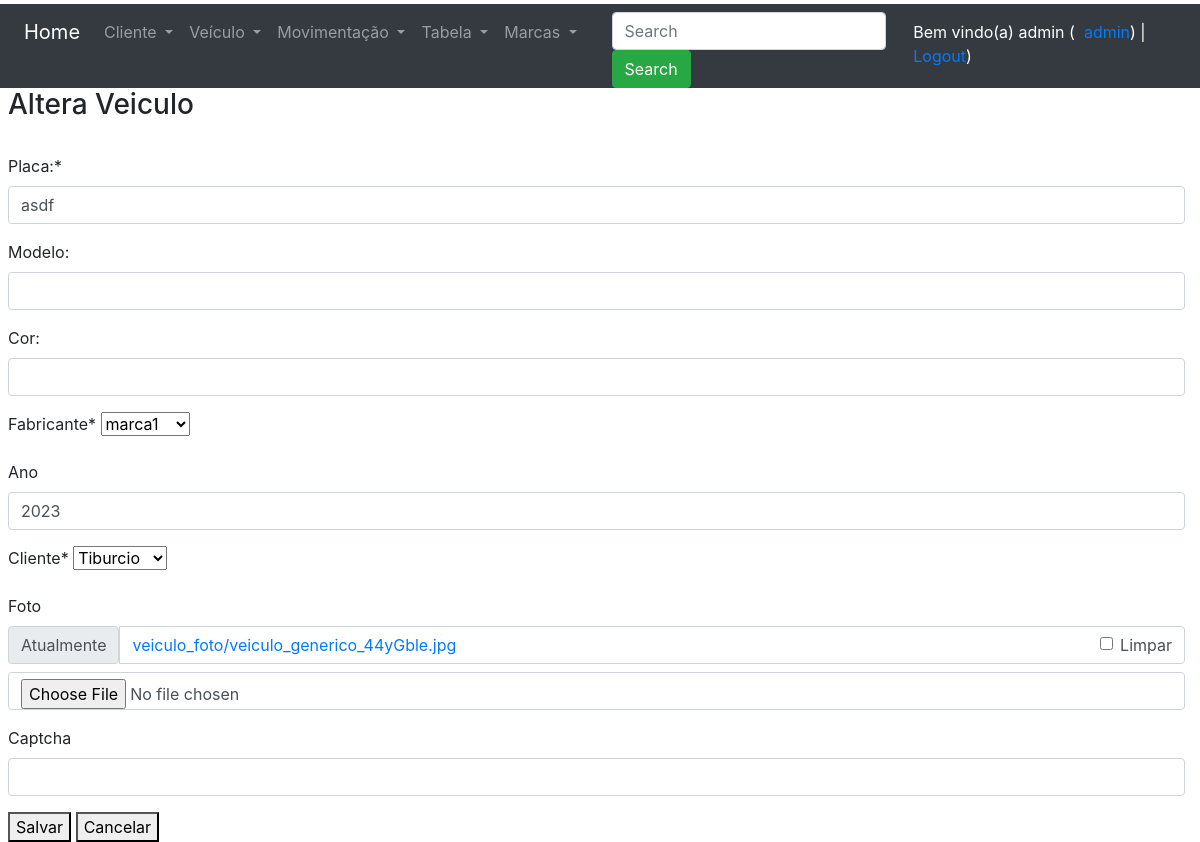
/altera_veiculo/5/ (signed in), run on the app's committed database.
### core/models.py (models this page shows, shortened)
class Veiculo(models.Model):
    placa = models.CharField(max_length=8, verbose_name='Placa:')
    modelo = models.CharField(max_length=30, blank=True, null=True, verbose_name='Modelo:')
    cor = models.CharField(max_length=50, blank=True, null=True, verbose_name='Cor:')
    marca_id = models.ForeignKey(Marca, on_delete=models.CASCADE, verbose_name='Fabricante')
    ano = models.IntegerField(default=2023, blank=True, null=True, verbose_name='Ano')
    Cliente_id = models.ForeignKey(Cliente, on_delete=models.CASCADE, verbose_name='Cliente')
    foto = models.ImageField(upload_to='veiculo_foto', blank=True, null=True, verbose_name='Foto')
    class Meta:
        verbose_name_plural = 'Veículos'

### core/views.py (the view)
# urls.py: path('altera_veiculo/<int:id>/', altera_veiculo, name='url_altera_veiculo'),
@login_required()
def altera_veiculo(request, id):
    if request.user.is_staff:
        obj2 = Veiculo.objects.get(id=id)
        form = FormVeiculo(request.POST or None, request.FILES or None, instance=obj2)
        if request.POST:
            if form.is_valid():
                form.save()
                return redirect('url_listagem_veiculos')
        contexto = {'form': form, 'txt_titulo': 'EditCliente', 'txt_descricao': 'Altera Veiculo'}
        return render(request, 'core/cadastro.html', contexto)
    return render(request, 'core/aviso.html')

### core/forms.py
class FormVeiculo(ModelForm):
    captcha = CaptchaField()
    class Meta:
        model = Veiculo
        fields = '__all__'

### core/models.py (called while the page is built)
    def __str__(self):
        return self.nome

    def __str__(self):
        return self.nome

### core/templates/core/cadastro.html (shortened to what this page needs)
{% extends 'base.html' %}
{%  load crispy_forms_tags %}
{% block main %}
    <h3>{{txt_descricao}}</h3> <br>
  <form method="post" enctype="multipart/form-data">
        {{  form | crispy }}
        <button type="submit">Salvar</button>
    <button onclick="window.location.href='/'">Cancelar</button>
  </form>
{% endblock %}

### templates/base.html (shortened to what this page needs)
<!DOCTYPE html>
<html lang="en">
<head>
    <link rel="stylesheet" href="https://cdn.jsdelivr.net/npm/bootstrap@4.6.2/dist/css/bootstrap.min.css">
</head>
<body>
<div class="container-fluid pt-1 pl-2">
    <div class="row bg-dark" >
        <div class="col-6">
            <nav class="navbar navbar-expand-sm bg-dark navbar-dark">
                <a class="navbar-brand" href="/">Home</a>
                <ul class="navbar-nav">
                    <li class="nav-item dropdown">
                        <a class="nav-link dropdown-toggle" href="#" id="navbardrop" data-toggle="dropdown">
                            Cliente
                        </a>
                    </li>
                    <li class="nav-item dropdown">
                        <a class="nav-link dropdown-toggle" href="#" id="navbardrop1" data-toggle="dropdown">
                            Veículo
                        </a>
                    </li>
                    <li class="nav-item dropdown">
                        <a class="nav-link dropdown-toggle" href="#" id="navbardrop2" data-toggle="dropdown">
                            Movimentação
                        </a>
                    </li>
                    <li class="nav-item dropdown">
                        <a class="nav-link dropdown-toggle" href="#" id="navbardrop3" data-toggle="dropdown">
                            Tabela
                        </a>
                    </li>
                    <li class="nav-item dropdown">
                        <a class="nav-link dropdown-toggle" href="#" id="navbardrop4" data-toggle="dropdown">
                            Marcas
                        </a>
                    </li>
                </ul>
            </nav>
        </div>
        <div class="col-3 bg-dark mt-2" >
            <form class="form-inline" method="post">
                <input name="pesquisa_input" class="form-control mr-sm-2" type="text" placeholder="Search">
                <button class="btn btn-success" type="submit">Search</button>
            </form>
        </div>
        <div class="col-3 bg-dark text-white mt-3">
            {% if user.get_username %}
            Bem vindo(a) {{user.get_username}} (&nbsp;
            <a href="/admin/">admin</a>) |
            <a href="/accounts/logout/">Logout</a>)
            {% else %}
            Usuário não autenticado(a) (
            <a href="/accounts/login/">Login</a>
            <a href="/accounts/registrar">Registrar</a>
            {%endif %}
        </div>
    </div>
    {% block main %}
    {% endblock %}
</div>
</body>
</html>

### data on the page
Veiculo: placa "asdf", marca_id "marca1", ano "2023", Cliente_id "Tiburcio"

### other printed values
{{ user.get_username }} "admin"
{{ txt_descricao }} "Altera Veiculo"
